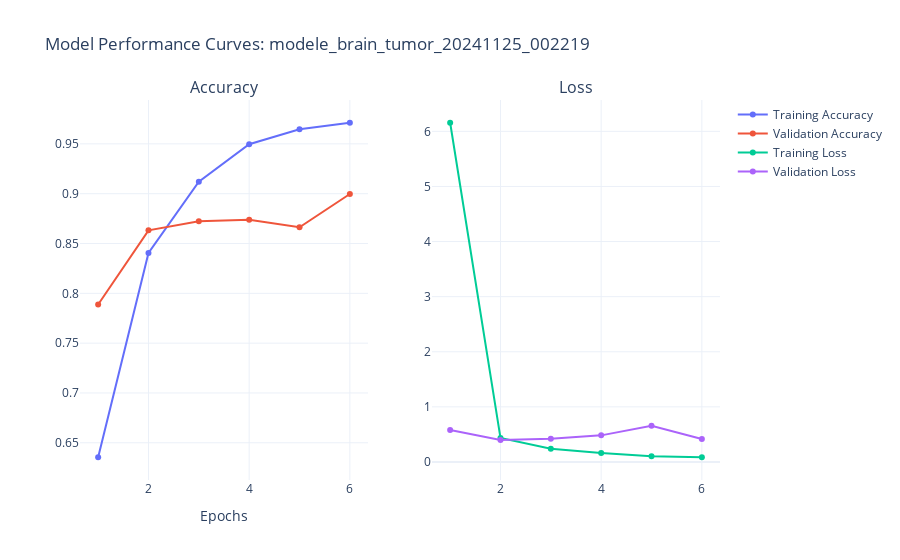

This figure's notebook cell:
### Code cell
plot_model_curves(models_history, 'modele_brain_tumor_20241125_002219')

### Figure 1 — Plotly figure (JSON) as saved in the notebook; plotly's stock layout.template omitted (floating-point values rounded to 4 significant figures)
{"data": [{"mode": "lines+markers", "name": "Training Accuracy", "type": "scatter", "x": [1, 2, 3, 4, 5, 6], "xaxis": "x", "y": [0.6355, 0.8405, 0.9121, 0.9496, 0.9648, 0.9712], "yaxis": "y"}, {"mode": "lines+markers", "name": "Validation Accuracy", "type": "scatter", "x": [1, 2, 3, 4, 5, 6], "xaxis": "x", "y": [0.7888, 0.8632, 0.8723, 0.8739, 0.8663, 0.8997], "yaxis": "y"}, {"mode": "lines+markers", "name": "Training Loss", "type": "scatter", "x": [1, 2, 3, 4, 5, 6], "xaxis": "x2", "y": [6.156, 0.4367, 0.2386, 0.1628, 0.1048, 0.08548], "yaxis": "y2"}, {"mode": "lines+markers", "name": "Validation Loss", "type": "scatter", "x": [1, 2, 3, 4, 5, 6], "xaxis": "x2", "y": [0.5797, 0.3996, 0.4203, 0.4828, 0.6574, 0.4178], "yaxis": "y2"}], "layout": {"annotations": [{"font": {"size": 16}, "showarrow": false, "text": "Accuracy", "x": 0.225, "xanchor": "center", "xref": "paper", "y": 1, "yanchor": "bottom", "yref": "paper"}, {"font": {"size": 16}, "showarrow": false, "text": "Loss", "x": 0.775, "xanchor": "center", "xref": "paper", "y": 1, "yanchor": "bottom", "yref": "paper"}], "title": {"text": "Model Performance Curves: modele_brain_tumor_20241125_002219"}, "xaxis": {"anchor": "y", "domain": [0, 0.45], "title": {"text": "Epochs"}}, "xaxis2": {"anchor": "y2", "domain": [0.55, 1]}, "yaxis": {"anchor": "x", "domain": [0, 1]}, "yaxis2": {"anchor": "x2", "domain": [0, 1]}}}
